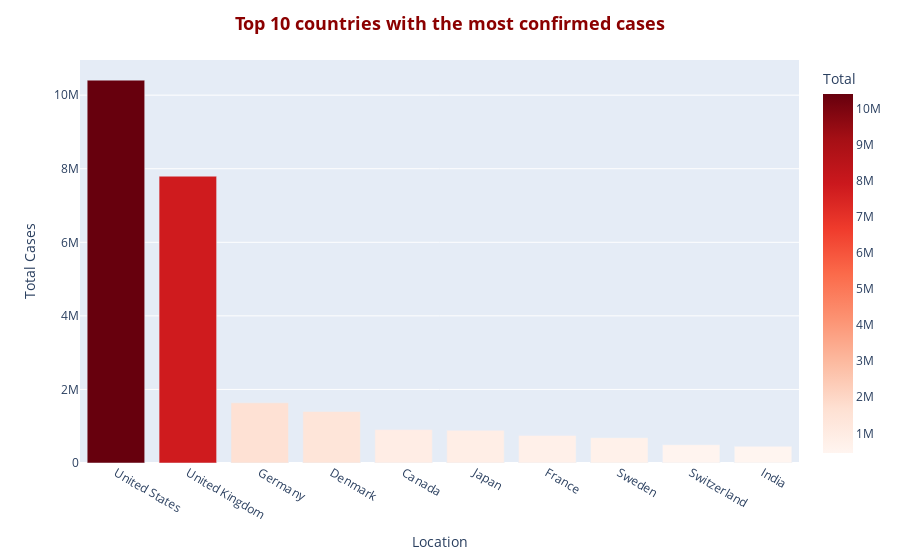

The notebook cell this image was saved under:
### Code cell
dftopten = df.groupby('Location')['Total'].sum().sort_values(ascending = False).reset_index().head(10)
fig = px.bar(dftopten,
             x='Location',
             y='Total',
             color='Total',
             color_continuous_scale = 'reds')

fig.update_layout(title = '<b>Top 10 countries with the most confirmed cases<b>',
                  title_x = 0.5,
                  title_font = dict(size= 18, color = 'DarkRed'),
                  yaxis = dict(title = 'Total Cases'))
fig.show()

### Figure 1 — Plotly figure (JSON) as saved in the notebook; plotly's stock layout.template omitted (floating-point values rounded to 4 significant figures)
{"data": [{"alignmentgroup": "True", "hovertemplate": "Location=%{x}<br>Total=%{marker.color}<extra></extra>", "legendgroup": "", "marker": {"color": [10408385, 7797410, 1635715, 1401850, 909425, 889195, 750580, 689270, 498335, 455140], "coloraxis": "coloraxis", "pattern": {"shape": ""}}, "name": "", "offsetgroup": "", "orientation": "v", "showlegend": false, "textposition": "auto", "x": ["United States", "United Kingdom", "Germany", "Denmark", "Canada", "Japan", "France", "Sweden", "Switzerland", "India"], "xaxis": "x", "y": [10408385, 7797410, 1635715, 1401850, 909425, 889195, 750580, 689270, 498335, 455140], "yaxis": "y", "type": "bar"}], "layout": {"xaxis": {"anchor": "y", "domain": [0.0, 1.0], "title": {"text": "Location"}}, "yaxis": {"anchor": "x", "domain": [0.0, 1.0], "title": {"text": "Total Cases"}}, "coloraxis": {"colorbar": {"title": {"text": "Total"}}, "colorscale": [[0.0, "rgb(255,245,240)"], [0.125, "rgb(254,224,210)"], [0.25, "rgb(252,187,161)"], [0.375, "rgb(252,146,114)"], [0.5, "rgb(251,106,74)"], [0.625, "rgb(239,59,44)"], [0.75, "rgb(203,24,29)"], [0.875, "rgb(165,15,21)"], [1.0, "rgb(103,0,13)"]]}, "legend": {"tracegroupgap": 0}, "margin": {"t": 60}, "barmode": "relative", "title": {"text": "<b>Top 10 countries with the most confirmed cases<b>", "x": 0.5, "font": {"size": 18, "color": "DarkRed"}}}}
